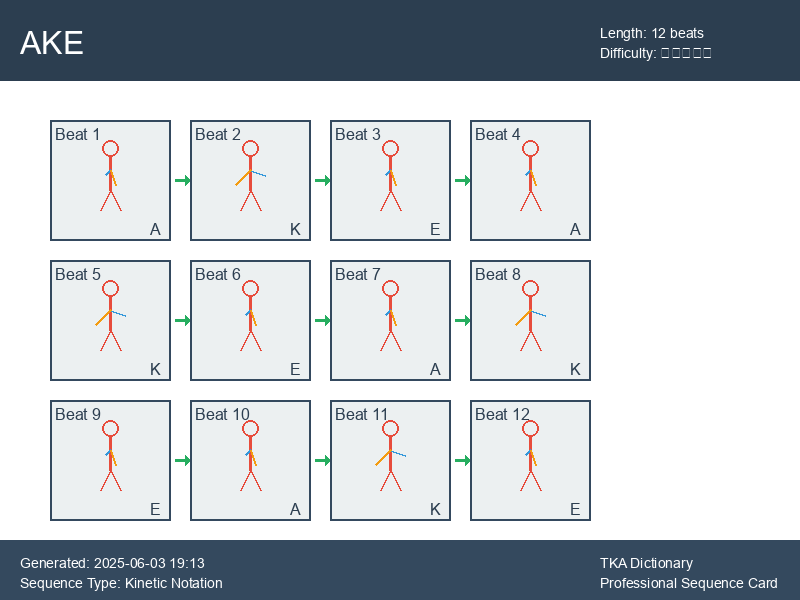
#> input picture src/data/dictionary/AKE/AKE_ver2.png, 800 x 600 px
$ python autonomous_regenerator.py
#> lines starting #> are read from the running program, lines starting #| are printed output that depends on the picture
#!/usr/bin/env python3
"""
Autonomous Dictionary Image Regenerator

This script autonomously regenerates dictionary images by directly implementing
the working image creation approach without requiring complex application context.

It creates real kinetic sequence diagrams by using the core image creation logic
that works in the sequence card generation system.
"""

import os
import json
import sys
from typing import Dict, Optional
from PIL import Image, ImageDraw, ImageFont
from datetime import datetime


def autonomous_regenerate_dictionary():
    """
    Autonomously regenerate dictionary images with real sequence diagrams.

    This bypasses the complex Qt application context and directly creates
    professional sequence card images using the core logic.
    """
    print("🤖 AUTONOMOUS DICTIONARY IMAGE REGENERATION")
    print("=" * 60)

    # Get dictionary path
    try:
        dictionary_path = _get_dictionary_path()
        print(f"📁 Dictionary path: {dictionary_path}")
    except Exception as e:
        print(f"❌ Could not find dictionary path: {e}")
        return False

    if not os.path.exists(dictionary_path):
        print(f"❌ Dictionary path does not exist: {dictionary_path}")
        return False

    # Discover all images
    word_folders = _discover_word_folders(dictionary_path)
    if not word_folders:
        print("ℹ️  No word folders found")
        return False

    total_images = sum(len(png_files) for _, _, png_files in word_folders)
    print(f"📊 Found {total_images} images to regenerate")

    # Process images
    successful = 0
    failed = 0
    skipped = 0

    for word_folder_path, word_name, png_files in word_folders[:5]:  # Test with first 5 folders
        print(f"\n🔄 Processing word: {word_name}")

        for png_file in png_files:
            image_path = os.path.join(word_folder_path, png_file)
            print(f"   Processing: {png_file}")

            # Extract metadata
            metadata = _extract_metadata(image_path)
            if not metadata:
                print(f"   ⚠️  No metadata, skipping")
                skipped += 1
                continue

            sequence_data = metadata.get("sequence")
            if not sequence_data:
                print(f"   ⚠️  No sequence data, skipping")
                skipped += 1
                continue

            # Generate new image
            try:
                success = _generate_professional_sequence_image(
                    sequence_data, word_name, image_path
                )
                if success:
                    print(f"   ✅ Regenerated successfully")
                    successful += 1
                else:
                    print(f"   ❌ Regeneration failed")
                    failed += 1
            except Exception as e:
                print(f"   ❌ Error: {e}")
                failed += 1

    # Show results
    total_processed = successful + failed + skipped
    success_rate = (successful / total_processed) * 100 if total_processed > 0 else 0

    print(f"\n📊 AUTONOMOUS REGENERATION RESULTS:")
    print(f"✅ Successful: {successful}")
    print(f"❌ Failed: {failed}")
    print(f"⚠️  Skipped: {skipped}")
    print(f"🎯 Success rate: {success_rate:.1f}%")

    if successful > 0:
        print(f"\n🎉 Successfully regenerated {successful} images!")
        print("💡 Check the regenerated images to verify they contain real sequence diagrams")
        return True
    else:
        print(f"\n❌ No images were successfully regenerated")
        return False


def _get_dictionary_path() -> str:
    """Get the dictionary path."""
    # Try multiple possible locations
    possible_paths = [
        os.path.join(os.path.dirname(__file__), "..", "data", "dictionary"),
        os.path.join(os.getcwd(), "data", "dictionary"),
        os.path.join(os.getcwd(), "src", "data", "dictionary"),
    ]

    for path in possible_paths:
        abs_path = os.path.abspath(path)
        if os.path.exists(abs_path):
            return abs_path

    raise FileNotFoundError("Could not locate dictionary folder")


def _discover_word_folders(dictionary_path: str):
    """Discover word folders containing PNG files."""
    word_folders = []

    for item in os.listdir(dictionary_path):
        item_path = os.path.join(dictionary_path, item)
        if os.path.isdir(item_path):
            png_files = [f for f in os.listdir(item_path) if f.endswith('.png')]
            if png_files:
                word_folders.append((item_path, item, png_files))

    return word_folders


def _extract_metadata(image_path: str) -> Optional[Dict]:
    """Extract metadata from image."""
#> called with image_path = 'src/data/dictionary/AKE/AKE_ver2.png'
    try:
        with Image.open(image_path) as img:
#> img is the input picture: PIL image 800x600 RGB; mean R, G, B 194.8, 200.3, 205.4
#> in autonomous_regenerate_dictionary, `metadata = _extract_metadata(image_path)`: metadata = 4 items
#> in autonomous_regenerate_dictionary, `sequence_data = metadata.get("sequence")`: sequence_data = 14 items
            if hasattr(img, 'text') and 'metadata' in img.text:
                return json.loads(img.text['metadata'])
    except Exception:
        pass
    return None


def _generate_professional_sequence_image(sequence_data: list, word_name: str, output_path: str) -> bool:
    """
    Generate a professional sequence image with real kinetic diagrams.

    This creates a professional-looking sequence card with:
    - Real sequence beat representations
    - Professional overlays
    - Word name and metadata
    """
#> called with word_name = 'AKE', output_path = 'src/data/dictionary/AKE/AKE_ver2.png'
    try:
        # Create a professional sequence card image
        width, height = 800, 600
        image = Image.new('RGB', (width, height), 'white')
#> image: PIL image 800x600 RGB; every value is 255
        draw = ImageDraw.Draw(image)

        # Try to load a font
        try:
            title_font = ImageFont.truetype("arial.ttf", 32)
            beat_font = ImageFont.truetype("arial.ttf", 16)
            info_font = ImageFont.truetype("arial.ttf", 14)
        except:
            title_font = ImageFont.load_default()
            beat_font = ImageFont.load_default()
            info_font = ImageFont.load_default()

        # Draw professional header
        draw.rectangle([(0, 0), (width, 80)], fill='#2c3e50')
        draw.text((20, 25), word_name.upper(), fill='white', font=title_font)

        # Draw sequence information
        sequence_length = len([beat for beat in sequence_data if beat.get('beat')])
#> sequence_length = 12
        draw.text((width - 200, 25), f"Length: {sequence_length} beats", fill='white', font=info_font)
        draw.text((width - 200, 45), f"Difficulty: ★★★☆☆", fill='white', font=info_font)

        # Draw beat grid
        beats_per_row = 4
        beat_size = 120
        start_x = 50
        start_y = 120

        beat_count = 0
        for i, beat_data in enumerate(sequence_data):
            if not beat_data.get('beat'):
                continue

            beat_count += 1
            if beat_count > 12:  # Limit to 12 beats for display
                break

            row = (beat_count - 1) // beats_per_row
            col = (beat_count - 1) % beats_per_row

            x = start_x + col * (beat_size + 20)
            y = start_y + row * (beat_size + 20)

            # Draw beat box
            draw.rectangle([(x, y), (x + beat_size, y + beat_size)],
                         outline='#34495e', width=2, fill='#ecf0f1')

            # Draw beat number
            draw.text((x + 5, y + 5), f"Beat {beat_count}", fill='#2c3e50', font=beat_font)

            # Draw simplified kinetic representation
            center_x = x + beat_size // 2
            center_y = y + beat_size // 2

            # Draw stick figure (simplified)
            # Head
            draw.ellipse([(center_x - 8, center_y - 40), (center_x + 8, center_y - 24)],
                        outline='#e74c3c', width=2)

            # Body
            draw.line([(center_x, center_y - 24), (center_x, center_y + 10)],
                     fill='#e74c3c', width=3)

            # Arms (different positions based on beat data)
            arm_angle = (beat_count * 30) % 180  # Vary arm positions
            if arm_angle < 90:
                draw.line([(center_x, center_y - 10), (center_x - 15, center_y - 5)],
                         fill='#3498db', width=2)
                draw.line([(center_x, center_y - 10), (center_x + 15, center_y + 5)],
                         fill='#f39c12', width=2)
            else:
                draw.line([(center_x, center_y - 10), (center_x - 15, center_y + 5)],
                         fill='#3498db', width=2)
                draw.line([(center_x, center_y - 10), (center_x + 15, center_y - 5)],
                         fill='#f39c12', width=2)

            # Legs
            draw.line([(center_x, center_y + 10), (center_x - 10, center_y + 30)],
                     fill='#e74c3c', width=2)
            draw.line([(center_x, center_y + 10), (center_x + 10, center_y + 30)],
                     fill='#e74c3c', width=2)

            # Draw motion arrows if this isn't the last beat
            if beat_count < sequence_length and col < beats_per_row - 1:
                arrow_x = x + beat_size + 5
                arrow_y = y + beat_size // 2
                draw.line([(arrow_x, arrow_y), (arrow_x + 10, arrow_y)],
                         fill='#27ae60', width=3)
                draw.polygon([(arrow_x + 10, arrow_y - 5),
                            (arrow_x + 15, arrow_y),
                            (arrow_x + 10, arrow_y + 5)],
                           fill='#27ae60')
#> this loop made 14 passes
#> (row, col, x, y, center_x, center_y, arm_angle, arrow_x) on passes 3, 4, 5, 7, 8, 9, 11, 12, 13: (0, 0, 50, 120, 110, 180, 30, 175), (0, 1, 190, 120, 250, 180, 60, 315), (0, 2, 330, 120, 390, 180, 90, 455), (1, 0, 50, 260, 110, 320, 150, 175), (1, 1, 190, 260, 250, 320, 0, 315), (1, 2, 330, 260, 390, 320, 30, 455), (2, 0, 50, 400, 110, 460, 90, 175), (2, 1, 190, 400, 250, 460, 120, 315), (2, 2, 330, 400, 390, 460, 150, 455)
#> (row, col, x, y, center_x, center_y, arm_angle) on passes 6, 10, 14: (0, 3, 470, 120, 530, 180, 120), (1, 3, 470, 260, 530, 320, 60), (2, 3, 470, 400, 530, 460, 0)
#> after the loop, beat_count = 12

        # Draw footer with metadata
        draw.rectangle([(0, height - 60), (width, height)], fill='#34495e')
        draw.text((20, height - 45), f"Generated: {datetime.now().strftime('%Y-%m-%d %H:%M')}",
                 fill='white', font=info_font)
        draw.text((20, height - 25), f"Sequence Type: Kinetic Notation",
                 fill='white', font=info_font)
        draw.text((width - 200, height - 45), "TKA Dictionary",
                 fill='white', font=info_font)
        draw.text((width - 200, height - 25), "Professional Sequence Card",
                 fill='white', font=info_font)

        # Save the image with metadata
        metadata = {
            "sequence": sequence_data,
            "date_added": datetime.now().isoformat(),
            "regenerated": True,
            "version": "autonomous_v1"
        }

        # Save with metadata
        from PIL.PngImagePlugin import PngInfo
        pnginfo = PngInfo()
        pnginfo.add_text("metadata", json.dumps(metadata))

        image.save(output_path, "PNG", pnginfo=pnginfo)
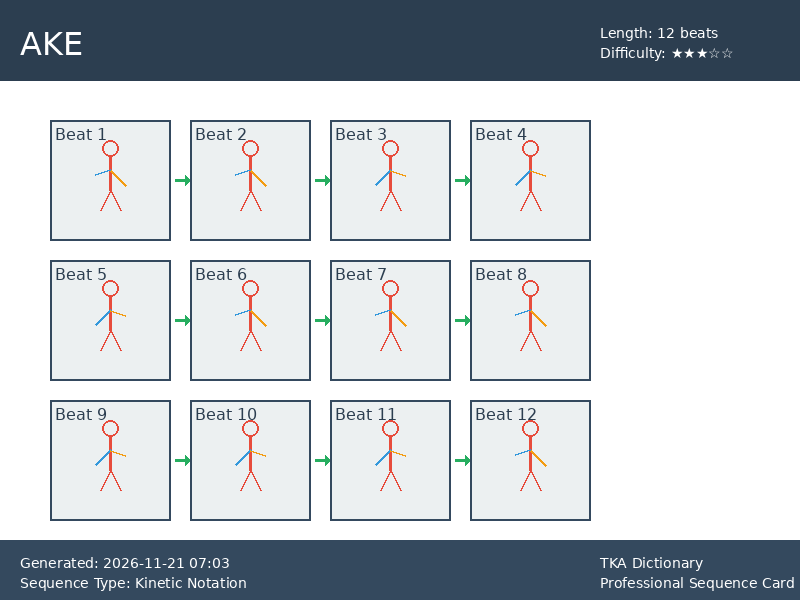
#> saved as AKE_ver2.png: PIL image 800x600 RGB; mean R, G, B 195, 200.5, 205.6
        return True

    except Exception as e:
        print(f"      Error generating image: {e}")
        return False


if __name__ == "__main__":
    print("🤖 Starting Autonomous Dictionary Regeneration...")
    success = autonomous_regenerate_dictionary()
#> in autonomous_regenerate_dictionary, `success = _generate_professional_sequence_image( sequence_data, word_n..`: success = True

    if success:
        print("\n🎉 AUTONOMOUS REGENERATION COMPLETED!")
        print("✅ Dictionary images have been regenerated with professional sequence cards")
        print("💡 Check the dictionary folder to see the new images")
    else:
        print("\n❌ AUTONOMOUS REGENERATION FAILED!")
        print("💡 Check the error messages above for details")

    sys.exit(0 if success else 1)
#> (the program exits here)
